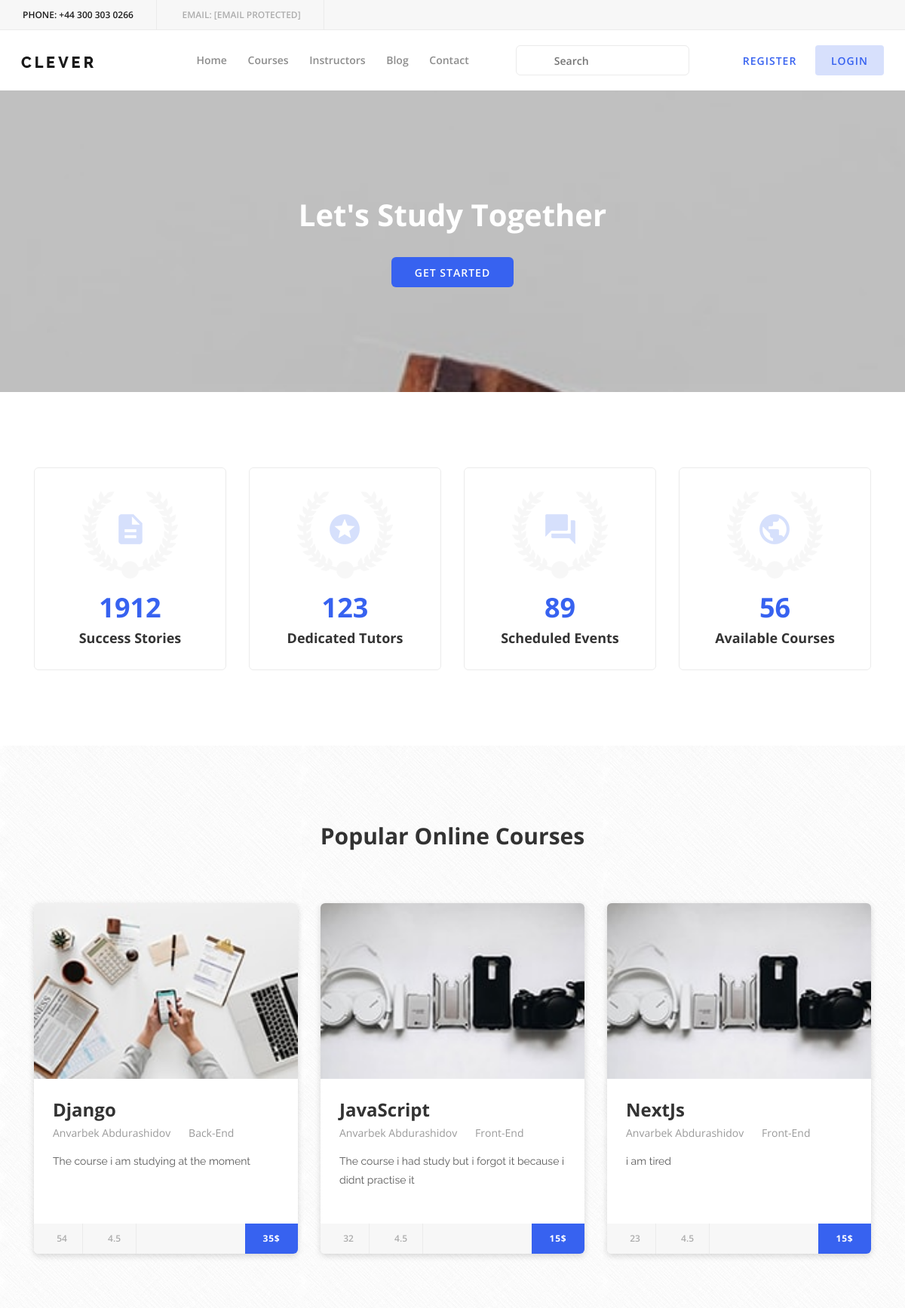
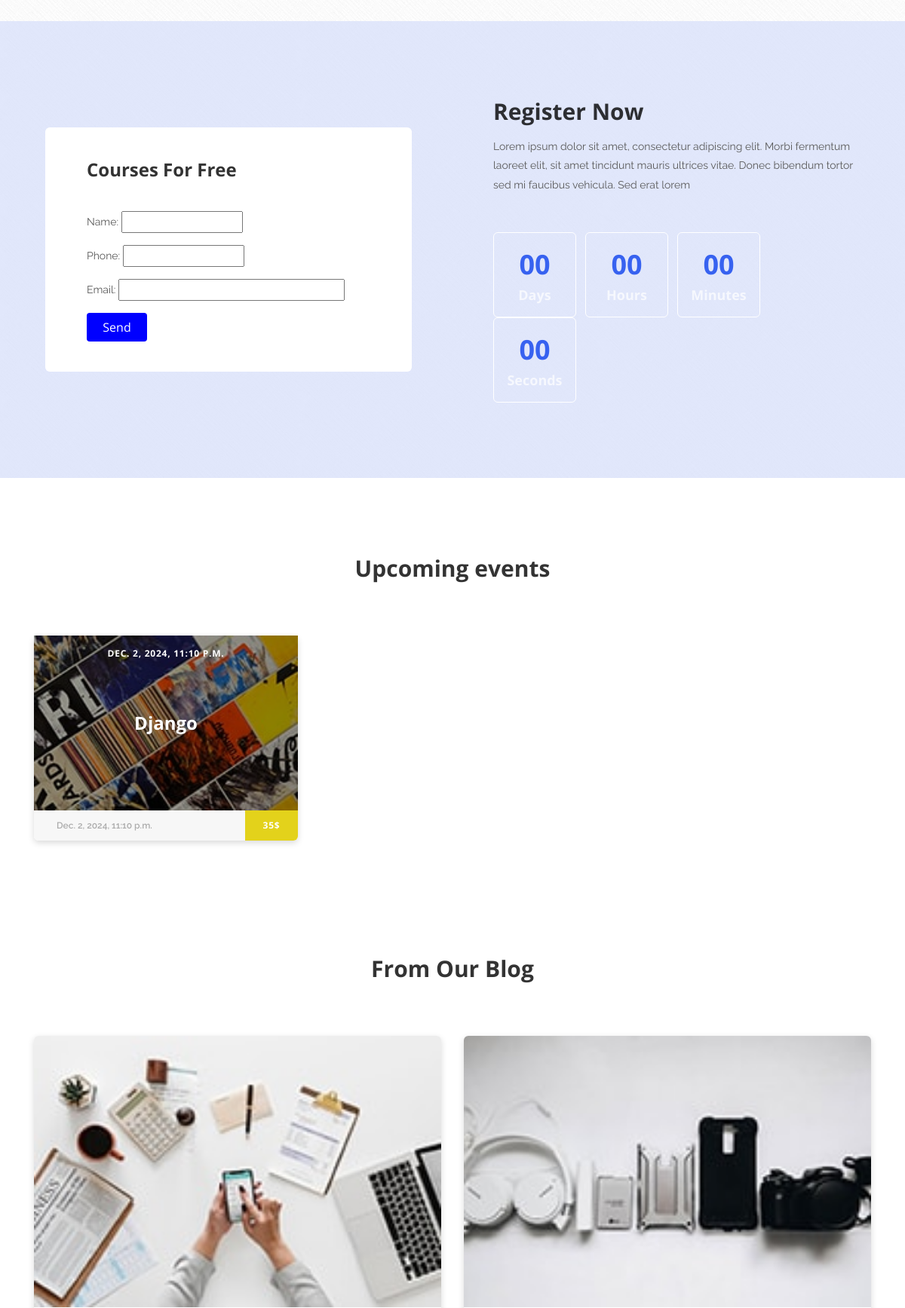
The page / (upper part) on the database its author committed (2 pictures, top to bottom).
### course/models.py (models this page shows, shortened)
class Course(models.Model):
    title = models.CharField(max_length=100)
    author_name = models.ForeignKey(Register, on_delete=models.CASCADE)
    category = models.ForeignKey(Category, on_delete=models.CASCADE)
    description = models.TextField()
    image = models.ImageField(upload_to='course_image/')
    price = models.CharField(max_length=50)
    views = models.PositiveIntegerField()

class Register(models.Model):
    name = models.CharField(max_length=100)
    email = models.EmailField(unique=True)
    phone = models.CharField(max_length=100, unique=True)
    def __str__(self):
        return self.name

class Category(models.Model):
    title = models.CharField(max_length=130)
    def __str__(self):
        return self.title

class Event(models.Model):
    image = models.ImageField(upload_to='events_images/')
    post_add_time = models.DateTimeField()
    title = models.CharField(max_length=150)
    price = models.CharField(max_length=50)

### blog/models.py (models this page shows, shortened)
class Blog(models.Model):
    image = models.ImageField(upload_to='blog_image/')
    title = models.CharField(max_length=150)
    author_name = models.ForeignKey(Register, on_delete=models.CASCADE)
    category = models.CharField(max_length=150)
    description = models.TextField()

### course/views.py (the view)
# urls.py: path('', index, name='index'),
def index(request):
    form = RegisterForm()
    blog = Blog.objects.order_by('-id')[:2]
    events = Event.objects.all()
    if request.method == "POST":
        form = RegisterForm(data=request.POST)
        if form.is_valid():
            form.save()
            form = RegisterForm()
    course = Course.objects.all()
    context = {
        'events': events,
        'form': form,
        'courses': course,
        'blogs': blog,
    }
    return render(request, 'index.html', context)

### course/forms.py
class RegisterForm(forms.ModelForm):
    class Meta:
        model = Register
        fields = ['name',"phone", 'email']
        widgets = {
            'first_name': forms.TextInput(attrs={'style': 'width: 300px; margin-left: 20px'}),
            'email': forms.TextInput(attrs={'style': 'width: 300px;'}),
            'last_name': forms.TextInput(attrs={'style': 'width: 300px; margin-left: 21px'}),
        }

### templates/index.html (shortened to what this page needs)
<!DOCTYPE html>
{% load static %}
<html lang="en">
<head>
    <link rel="stylesheet" href="{% static 'style.css' %}">
</head>
<body>
<header class="header-area">
    <div class="top-header-area d-flex justify-content-between align-items-center">
        <div class="contact-info">
            <a href="index.html#"><span>Phone:</span> +44 300 303 0266</a>
            <a href="index.html#"><span>Email:</span> <span class="__cf_email__"
                                                            data-cfemail="94fdfaf2fbd4f7f8f1e2f1e6baf7fbf9">[email&#160;protected]</span></a>
        </div>
    </div>
    <div class="clever-main-menu">
        <div class="classy-nav-container breakpoint-off">
            <nav class="classy-navbar justify-content-between" id="cleverNav">
                <a class="nav-brand" href="index.html"><img src="{% static 'img/core-img/logo.png' %}" alt=""></a>
                <div class="classy-menu">
                    <div class="classynav">
                        <ul>
                            <li><a href="{% url 'main' %}">Home</a></li>
                            <li><a href="{% url 'url_course' %}">Courses</a></li>
                            <li><a href="{% url 'instructors' %}">Instructors</a></li>
                            <li><a href="{% url 'blog' %}">Blog</a></li>
                            <li><a href="{% url 'contact' %}">Contact</a></li>
                        </ul>
                        <div class="search-area">
                            <form action="{% url 'search' %}">
                                <input type="search" name="search" id="search" placeholder="Search">
                            </form>
                        </div>
                        <div class="register-login-area">
                            <a href="{% url 'register' %}" class="btn">Register</a>
                            <a href="{% url 'login' %}" class="btn active">Login</a>
                        </div>
                    </div>
                </div>
            </nav>
        </div>
    </div>
</header>
<section class="hero-area bg-img bg-overlay-2by5" style="background-image: url({% static 'img/bg-img/bg1.jpg' %});">
    <div class="container h-100">
        <div class="row h-100 align-items-center">
            <div class="col-12">
                <div class="hero-content text-center">
                    <h2>Let's Study Together</h2>
                    <a href="index.html#" class="btn clever-btn">Get Started</a>
                </div>
            </div>
        </div>
    </div>
</section>
<section class="cool-facts-area section-padding-100-0">
    <div class="container">
        <div class="row">
            <div class="col-12 col-sm-6 col-lg-3">
                <div class="single-cool-facts-area text-center mb-100 wow fadeInUp" data-wow-delay="250ms">
                    <div class="icon">
                        <img src="{% static 'img/core-img/docs.png' %}" alt="">
                    </div>
                    <h2><span class="counter">1912</span></h2>
                    <h5>Success Stories</h5>
                </div>
            </div>
            <div class="col-12 col-sm-6 col-lg-3">
                <div class="single-cool-facts-area text-center mb-100 wow fadeInUp" data-wow-delay="500ms">
                    <div class="icon">
                        <img src="{% static 'img/core-img/star.png' %}" alt="">
                    </div>
                    <h2><span class="counter">123</span></h2>
                    <h5>Dedicated Tutors</h5>
                </div>
            </div>
            <div class="col-12 col-sm-6 col-lg-3">
                <div class="single-cool-facts-area text-center mb-100 wow fadeInUp" data-wow-delay="750ms">
                    <div class="icon">
                        <img src="{% static 'img/core-img/events.png' %}" alt="">
                    </div>
                    <h2><span class="counter">89</span></h2>
                    <h5>Scheduled Events</h5>
                </div>
            </div>
            <div class="col-12 col-sm-6 col-lg-3">
                <div class="single-cool-facts-area text-center mb-100 wow fadeInUp" data-wow-delay="1000ms">
                    <div class="icon">
                        <img src="{% static 'img/core-img/earth.png' %}" alt="">
                    </div>
                    <h2><span class="counter">56</span></h2>
                    <h5>Available Courses</h5>
                </div>
            </div>
        </div>
    </div>
</section>
<section class="popular-courses-area section-padding-100-0" style="background-image: url({% static 'img/core-img/texture.png' %});">
    <div class="container">
        <div class="row">
            <div class="col-12">
                <div class="section-heading">
                    <h3>Popular Online Courses</h3>
                </div>
            </div>
        </div>
        <div class="row">
            {% for course in courses %}
            <div class="col-12 col-md-6 col-lg-4">
                <div class="single-popular-course mb-100 wow fadeInUp" data-wow-delay="250ms">
                    <img src="{{course.image.url}}" alt="">
                    <div class="course-content">
                        <a href="{% url 'single_course' course.id %}"><h4>{{course.title}}</h4></a>
                        <div class="meta d-flex align-items-center">
                            <a href="index.html#">{{course.author_name}}</a>
                            <span><i class="fa fa-circle" aria-hidden="true"></i></span>
                            <a href="index.html#">{{course.category}}</a>
                        </div>
                        <p style="height: 70px">{{course.description|slice:'100'}}</p>
                    </div>
                    <div class="seat-rating-fee d-flex justify-content-between">
                        <div class="seat-rating h-100 d-flex align-items-center">
                            <div class="seat">
                                <i class="fa fa-user" aria-hidden="true"></i>{{course.views}}
                            </div>
                            <div class="rating">
                                <i class="fa fa-star" aria-hidden="true"></i> 4.5
                            </div>
                        </div>
                        <div class="course-fee h-100">
                            <a href="index.html#" class="free">{{course.price}}</a>
                        </div>
                    </div>
                </div>
            </div>
            {% endfor %}
        </div>
    </div>
</section>
<section class="register-now section-padding-100-0 d-flex justify-content-between align-items-center"
         style="background-image: url(img/core-img/texture.png);">
    <div class="register-contact-form mb-100 wow fadeInUp" data-wow-delay="250ms">
        <div class="container-fluid">
            <div class="row">
                <div class="col-12">
                    <div class="forms">
                        <h4>Courses For Free</h4>
                        <form method="post">
                            {{form.as_p}}
                            <button type="submit" class="btn btn-success"
                                    style="background-color: blue; color: white; width: 80px">Send
                            </button>
                        </form>
                    </div>
                </div>
            </div>
        </div>
    </div>
    <div class="register-now-countdown mb-100 wow fadeInUp" data-wow-delay="500ms">
        <h3>Register Now</h3>
        <p>Lorem ipsum dolor sit amet, consectetur adipiscing elit. Morbi fermentum laoreet elit, sit amet tincidunt
            mauris ultrices vitae. Donec bibendum tortor sed mi faucibus vehicula. Sed erat lorem</p>
        <div class="register-countdown">
            <div class="events-cd d-flex flex-wrap" data-countdown="2019/03/01"></div>
        </div>
    </div>
</section>
<section class="upcoming-events section-padding-100-0">
    <div class="container">
        <div class="row">
            <div class="col-12">
                <div class="section-heading">
                    <h3>Upcoming events</h3>
                </div>
            </div>
        </div>
        <div class="row">
            {% for event in events %}
            <div class="col-12 col-md-6 col-lg-4">
                <div class="single-upcoming-events mb-50 wow fadeInUp" data-wow-delay="250ms">
                    <div class="events-thumb">
                        <img src="{{event.image.url}}" alt="">
                        <h6 class="event-date">{{event.post_add_time}}</h6>
                        <h4 class="event-title">{{event.title}}</h4>
                    </div>
                    <div class="date-fee d-flex justify-content-between">
                        <div class="date">
                            <p>{{event.post_add_time}}</p>
                        </div>
                        <div class="events-fee">
                            <a href="index.html#">{{event.price}}</a>
                        </div>
                    </div>
                </div>
            </div>
            {% endfor %}
        </div>
    </div>
</section>
<section class="blog-area section-padding-100-0">
    <div class="container">
        <div class="row">
            <div class="col-12">
                <div class="section-heading">
                    <h3>From Our Blog</h3>
                </div>
            </div>
        </div>
        <div class="row">
            {% for blog in blogs %}
            <div class="col-12 col-md-6">
                <div class="single-blog-area mb-100 wow fadeInUp" data-wow-delay="250ms">
                    <img src="{{blog.image.url}}" alt="">
                </div>
            </div>
            {% endfor %}
        </div>
    </div>
</section>
</body>
</html>

### rows shown on the page
Course: image (picture), title "Django", author_name "Anvarbek Abdurashidov", category "Back-End", description "The course i am studying at the moment", views "54", price "35$"
Course: image (picture), title "JavaScript", author_name "Anvarbek Abdurashidov", category "Front-End", description "The course i had study but i forgot it because i didnt practise it", views "32", price "15$"
Course: image (picture), title "NextJs", author_name "Anvarbek Abdurashidov", category "Front-End", description "i am tired", views "23", price "15$"
Event: image (picture), post_add_time "DEC. 2, 2024, 11:10 P.M.", title "Django", post_add_time "Dec. 2, 2024, 11:10 p.m.", price "35$"
Blog: image (picture)
Blog: image (picture)
